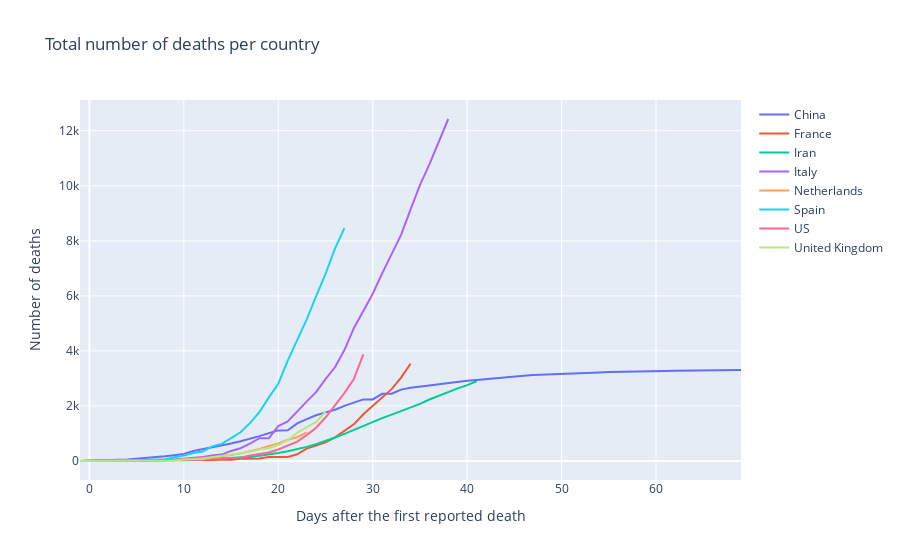

Source (notebook cell):
### Markdown cell above
## Raw data plot curves

### Code cell
fig = go.Figure()
for row in data_format.iterrows():
    to_keep=row[1][1:].values>1
    if any(row[1][1:].values>1000):
        fig.add_trace(go.Scatter(x=np.array(range(-1,to_keep.sum())), y=np.append([0],row[1][1:].values[to_keep]),
                        mode='lines',
                        name=row[1][0]))
    #else :
        #print(row[1][0])
fig.update_layout(title='Total number of deaths per country',
                   xaxis_title='Days after the first reported death',
                   yaxis_title='Number of deaths')
fig.show();

### Figure 1 — Plotly figure (JSON) as saved in the notebook; plotly's stock layout.template omitted (floating-point values rounded to 4 significant figures)
{"data": [{"mode": "lines", "name": "China", "type": "scatter", "x": [-1, 0, 1, 2, 3, 4, 5, 6, 7, 8, 9, 10, 11, 12, 13, 14, 15, 16, 17, 18, 19, 20, 21, 22, 23, 24, 25, 26, 27, 28, 29, 30, 31, 32, 33, 34, 35, 36, 37, 38, 39, 40, 41, 42, 43, 44, 45, 46, 47, 48, 49, 50, 51, 52, 53, 54, 55, 56, 57, 58, 59, 60, 61, 62, 63, 64, 65, 66, 67, 68, 69], "y": [0, 17, 18, 26, 42, 56, 82, 131, 133, 171, 213, 259, 361, 425, 491, 563, 633, 718, 805, 905, 1012, 1112, 1117, 1369, 1521, 1663, 1766, 1864, 2003, 2116, 2238, 2238, 2443, 2445, 2595, 2665, 2717, 2746, 2790, 2837, 2872, 2914, 2947, 2983, 3015, 3044, 3072, 3100, 3123, 3139, 3161, 3172, 3180, 3193, 3203, 3217, 3230, 3241, 3249, 3253, 3259, 3274, 3274, 3281, 3285, 3291, 3296, 3299, 3304, 3308, 3309]}, {"mode": "lines", "name": "France", "type": "scatter", "x": [-1, 0, 1, 2, 3, 4, 5, 6, 7, 8, 9, 10, 11, 12, 13, 14, 15, 16, 17, 18, 19, 20, 21, 22, 23, 24, 25, 26, 27, 28, 29, 30, 31, 32, 33, 34], "y": [0, 2, 2, 2, 2, 2, 3, 4, 4, 6, 9, 11, 19, 19, 33, 48, 48, 79, 91, 91, 149, 149, 149, 244, 451, 563, 676, 862, 1102, 1333, 1698, 1997, 2317, 2611, 3030, 3532]}, {"mode": "lines", "name": "Iran", "type": "scatter", "x": [-1, 0, 1, 2, 3, 4, 5, 6, 7, 8, 9, 10, 11, 12, 13, 14, 15, 16, 17, 18, 19, 20, 21, 22, 23, 24, 25, 26, 27, 28, 29, 30, 31, 32, 33, 34, 35, 36, 37, 38, 39, 40, 41], "y": [0, 2, 2, 4, 5, 8, 12, 16, 19, 26, 34, 43, 54, 66, 77, 92, 107, 124, 145, 194, 237, 291, 354, 429, 514, 611, 724, 853, 988, 1135, 1284, 1433, 1556, 1685, 1812, 1934, 2077, 2234, 2378, 2517, 2640, 2757, 2898]}, {"mode": "lines", "name": "Italy", "type": "scatter", "x": [-1, 0, 1, 2, 3, 4, 5, 6, 7, 8, 9, 10, 11, 12, 13, 14, 15, 16, 17, 18, 19, 20, 21, 22, 23, 24, 25, 26, 27, 28, 29, 30, 31, 32, 33, 34, 35, 36, 37, 38], "y": [0, 2, 3, 7, 10, 12, 17, 21, 29, 34, 52, 79, 107, 148, 197, 233, 366, 463, 631, 827, 827, 1266, 1441, 1809, 2158, 2503, 2978, 3405, 4032, 4825, 5476, 6077, 6820, 7503, 8215, 9134, 10023, 10779, 11591, 12428]}, {"mode": "lines", "name": "Netherlands", "type": "scatter", "x": [-1, 0, 1, 2, 3, 4, 5, 6, 7, 8, 9, 10, 11, 12, 13, 14, 15, 16, 17, 18, 19, 20, 21, 22, 23], "y": [0, 3, 3, 4, 5, 5, 10, 12, 20, 24, 43, 58, 77, 107, 137, 180, 214, 277, 357, 435, 547, 640, 772, 865, 1040]}, {"mode": "lines", "name": "Spain", "type": "scatter", "x": [-1, 0, 1, 2, 3, 4, 5, 6, 7, 8, 9, 10, 11, 12, 13, 14, 15, 16, 17, 18, 19, 20, 21, 22, 23, 24, 25, 26, 27], "y": [0, 2, 3, 5, 10, 17, 28, 35, 54, 55, 133, 195, 289, 342, 533, 623, 830, 1043, 1375, 1772, 2311, 2808, 3647, 4365, 5138, 5982, 6803, 7716, 8464]}, {"mode": "lines", "name": "US", "type": "scatter", "x": [-1, 0, 1, 2, 3, 4, 5, 6, 7, 8, 9, 10, 11, 12, 13, 14, 15, 16, 17, 18, 19, 20, 21, 22, 23, 24, 25, 26, 27, 28, 29], "y": [0, 6, 7, 11, 12, 14, 17, 21, 22, 28, 36, 40, 47, 54, 63, 85, 108, 118, 200, 244, 307, 417, 557, 706, 942, 1209, 1581, 2026, 2467, 2978, 3873]}, {"mode": "lines", "name": "United Kingdom", "type": "scatter", "x": [-1, 0, 1, 2, 3, 4, 5, 6, 7, 8, 9, 10, 11, 12, 13, 14, 15, 16, 17, 18, 19, 20, 21, 22, 23, 24, 25], "y": [0, 2, 2, 3, 4, 6, 8, 8, 8, 21, 21, 56, 56, 72, 138, 178, 234, 282, 336, 423, 466, 580, 761, 1021, 1231, 1411, 1793]}], "layout": {"title": {"text": "Total number of deaths per country"}, "xaxis": {"title": {"text": "Days after the first reported death"}}, "yaxis": {"title": {"text": "Number of deaths"}}}}
